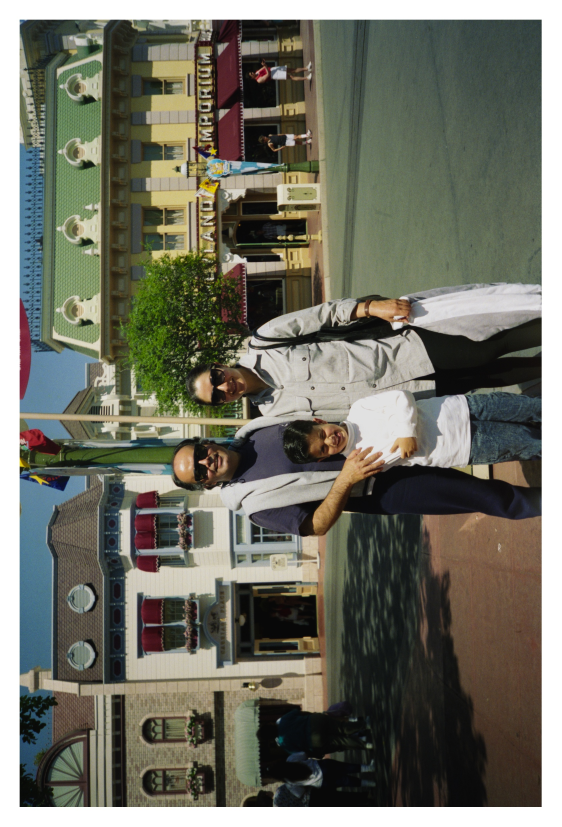
#> input picture export/positive_1991_04 Disneyland (3200, 1.941) (Kodak Gold 100 Gen 2) - 09.tif.jpg, 1684 x 2480 px (shown at 1/3 size)
$ python -i features.py   (imports and definitions only)
#> lines starting #> are read from the running program, lines starting #| are printed output that depends on the picture
import numpy as np
import cv2

def extract_features(image_data: np.ndarray) -> np.ndarray:
    """
    Extracts a feature vector from a raw image numpy array (H, W, 3).
    Input image is expected to be normalized (0.0 - 1.0) RGB.

    Returns:
        np.ndarray: A 1D array of features.
    """
    # 1. Resize for speed and consistency
    target_size = (256, 256)
    if image_data.shape[0] > target_size[0] or image_data.shape[1] > target_size[1]:
        img_small = cv2.resize(image_data, target_size, interpolation=cv2.INTER_AREA)
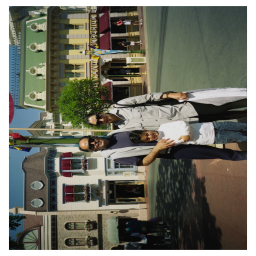
#> img_small: shape (256, 256, 3); mean R, G, B 111, 111.2, 99
    else:
        img_small = image_data.copy()

    features = []

    # 2. Global Statistics (RGB)
    for i in range(3):
        channel = img_small[:, :, i]
        features.extend([
            np.mean(channel),
            np.std(channel),
            np.percentile(channel, 1),
            np.percentile(channel, 5),
            np.percentile(channel, 50),
            np.percentile(channel, 95),
            np.percentile(channel, 99)
        ])
#> this loop made 3 passes
#> pass 1, in extract_features, `channel = img_small[:, :, i]`:
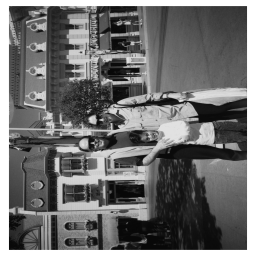
#> channel: shape (256, 256); min 6, max 255, mean 111
#> pass 2, in extract_features, `channel = img_small[:, :, i]`:
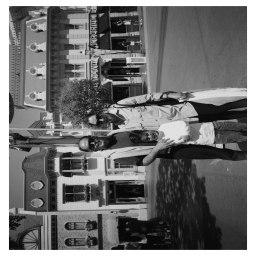
#> channel: shape (256, 256); min 4, max 255, mean 111.2
#> pass 3, in extract_features, `channel = img_small[:, :, i]`:
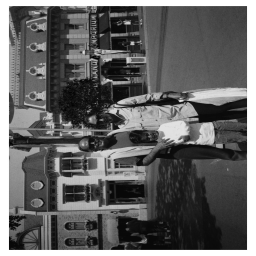
#> channel: shape (256, 256); min 1, max 255, mean 99
#> after the loop, features = [111, 73.96, 9, 15, 94, 255, 255, 111.2, 72.84, 9, 15, 98, 255, 255, 99.02, 74.04, 9, 14, 81, 255, 255]

    # 3. Histograms (RGB)
    # 32 bins per channel
    for i in range(3):
        hist = cv2.calcHist([img_small.astype('float32')], [i], None, [32], [0, 1])
        hist = hist.flatten() / (img_small.shape[0] * img_small.shape[1]) # Normalize
        features.extend(hist)
#> after the loop, features = 117 values, max 255 at index 5, min 0 at index 21, mean 20.65

    # 4. Color Space Statistics (LAB) - perceptual lightness/color
    img_lab = cv2.cvtColor(img_small.astype('float32'), cv2.COLOR_RGB2LAB)
#> img_lab: shape (256, 256, 3) float32; mean of channels 0, 1, 2 100, 0, 0
    # LAB in OpenCV float is L: 0-100, A: -128-127, B: -128-127
    # We normalize to 0-1 for consistency
    l_chan, a_chan, b_chan = cv2.split(img_lab)
#> l_chan: shape (256, 256) float32; every value is 100
#> a_chan: shape (256, 256) float32; every value is 0
    l_chan = l_chan / 100.0
#> l_chan: shape (256, 256) float32; every value is 1
    a_chan = (a_chan + 128) / 255.0
#> a_chan: shape (256, 256) float32; every value is 0.502
    b_chan = (b_chan + 128) / 255.0

    for channel in [l_chan, a_chan, b_chan]:
        features.extend([
            np.mean(channel),
            np.std(channel),
            np.percentile(channel, 10),
            np.percentile(channel, 90)
        ])
#> after the loop, features = 129 values, max 255 at index 5, min 0 at index 21, mean 18.78

    return np.array(features, dtype=np.float32)

>>> import cv2
>>> picture = cv2.cvtColor(cv2.imread('../../../export/positive_1991_04 Disneyland (3200, 1.941) (Kodak Gold 100 Gen 2) - 09.tif.jpg'), cv2.COLOR_BGR2RGB)
>>> result = extract_features(picture)
#> result has the same summary as features in extract_features

$ run again, on export/positive_1992_05 Baby Noosha (3200, 2.939) (Fuji Super HG 100) - 11.tif.jpg
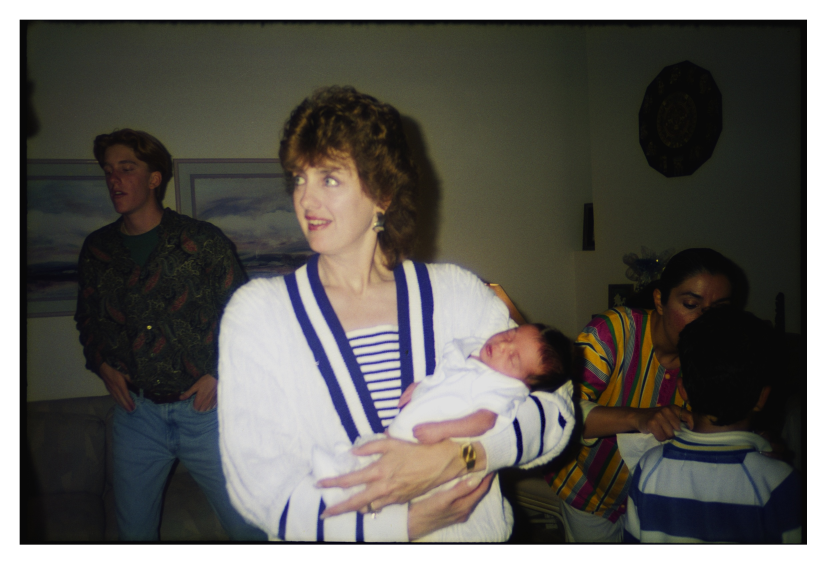
#> input picture export/positive_1992_05 Baby Noosha (3200, 2.939) (Fuji Super HG 100) - 11.tif.jpg, 2480 x 1693 px (shown at 1/3 size)
#> in extract_features, `img_small = cv2.resize(image_data, target_size, interpolation=cv2.INTE..`:
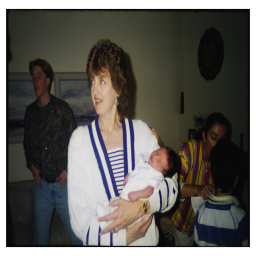
#> img_small: shape (256, 256, 3); mean R, G, B 93.9, 91.3, 86.3
#> the loop in extract_features, `for i in range(3):` made 3 passes
#> pass 3, in extract_features, `channel = img_small[:, :, i]`:
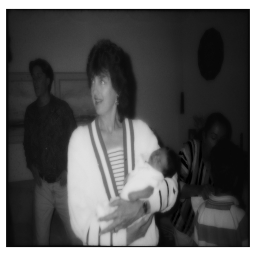
#> channel: shape (256, 256); min 1, max 255, mean 86.3
#> after the loop in extract_features, `for i in range(3):`: features = [93.9, 83.52, 8, 9, 58, 255, 255, 91.31, 81.98, 8, 9, 57, 255, 255, 86.29, 82.83, 8, 9, 49, 255, 255]
#> after the loop in extract_features, `for i in range(3):`: features = 117 values, max 255 at index 5, min 0 at index 21, mean 19.36
#> img_lab: shape (256, 256, 3) float32; mean of channels 0, 1, 2 100, 0, 0
#> the loop in extract_features, `for channel in [l_chan, a_chan, b_chan]:` made 3 passes
#> after the loop in extract_features, `for channel in [l_chan, a_chan, b_chan]:`: features = 129 values, max 255 at index 5, min 0 at index 21, mean 17.6
#> result has the same summary as features in extract_features

$ run again, on export/positive_1992_XX Kruszewskis Visit San Diego (2) (3200, 1.981) (Kodak Gold 100 Gen 2) - 14.tif.jpg
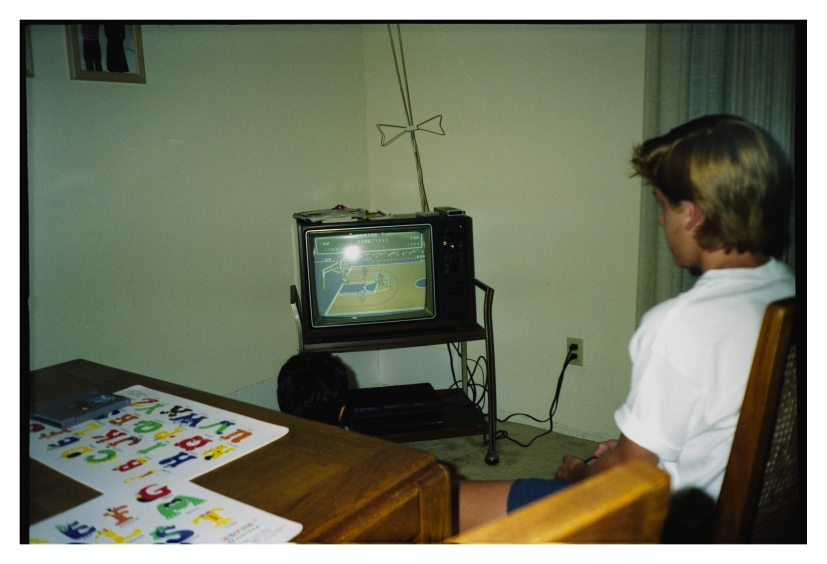
#> input picture export/positive_1992_XX Kruszewskis Visit San Diego (2) (3200, 1.981) (Kodak Gold 100 Gen 2) - 14.tif.jpg, 2480 x 1692 px (shown at 1/3 size)
#> in extract_features, `img_small = cv2.resize(image_data, target_size, interpolation=cv2.INTE..`:
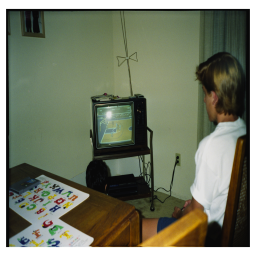
#> img_small: shape (256, 256, 3); mean R, G, B 114.3, 119.8, 100
#> the loop in extract_features, `for i in range(3):` made 3 passes
#> pass 3, in extract_features, `channel = img_small[:, :, i]`:
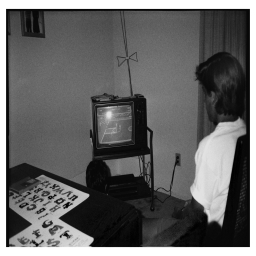
#> channel: shape (256, 256); min 1, max 255, mean 100
#> after the loop in extract_features, `for i in range(3):`: features = [114.3, 69.86, 8, 11, 110, 255, 255, 119.8, 70.79, 8, 11, 126, 255, 255, 99.98, 74.62, 5, 8, 96, 255, 255]
#> after the loop in extract_features, `for i in range(3):`: features = 117 values, max 255 at index 5, min 0 at index 21, mean 21.05
#> img_lab: shape (256, 256, 3) float32; mean of channels 0, 1, 2 100, 0, 0
#> the loop in extract_features, `for channel in [l_chan, a_chan, b_chan]:` made 3 passes
#> after the loop in extract_features, `for channel in [l_chan, a_chan, b_chan]:`: features = 129 values, max 255 at index 5, min 0 at index 21, mean 19.13
#> result has the same summary as features in extract_features
